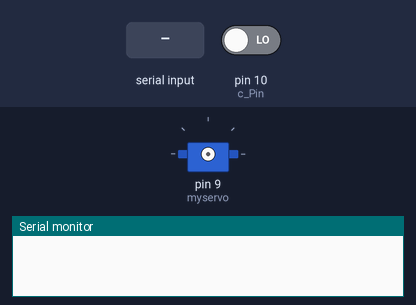
The sketch below on a simulated Arduino Uno, built with avr-gcc and run on an emulated ATmega328P. Shown: servo, the last lines printed to the serial monitor. Inputs (shaded band) come from the test bench; at power-on: pin 10 (c_Pin) LOW.

Above: at 1.2 s.
1.3 s: pin 10 (c_Pin) driven HIGH
3.2 s: "R" received over Serial
At 4.9 s:
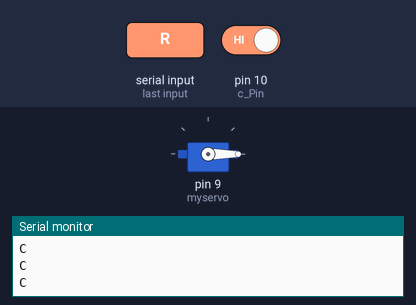
Timing chart, 0 to 6.4 s (numbered marks = the images above; inputs shaded):
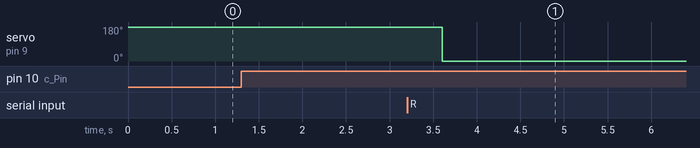

Measured:
- after the input at 3.2 s, servo on pin 9 (myservo): 180° → 0° after 0.40 s

The sketch:

Servo.ino
```cpp
#include <Servo.h>

Servo myservo;            // Erstellt ein Servo-Objekt
int startPosition = 0;    // Startwinkel (0 Grad)
int targetPosition = 90;  // Zielwinkel (90 Grad)
int speed = 400;          //Geschw. des Motors
int pos = 0;

const int c_Pin = 10; //Pin für Lichtschranke

void setup() {
  Serial.begin(9600);
}
//Wird immer wiederholt
void loop() {
  delay(80);
  //Prüft, ob Münze durch Lichtschranke geht.
  if(digitalRead(c_Pin) == 1){
      //Sendet Befehl an Unity
      Serial.println("C");
  }
  //Prüft, ob Unity Arduino anspricht
  if (Serial.available() > 0) {
    char receivedCommand = Serial.read();
  //Liest kritischen Befehl
    if (receivedCommand == 'R') {
      //Aktiviert Motor
      myservo.attach(9);
      //Dreht sich
      myservo.write(180);
      delay(speed);
      //Dreht sich zurück zur Startposition
      myservo.write(0);
      delay(speed);
      //Deaktiviert Motor
      myservo.detach();
    }
  }
}
```
